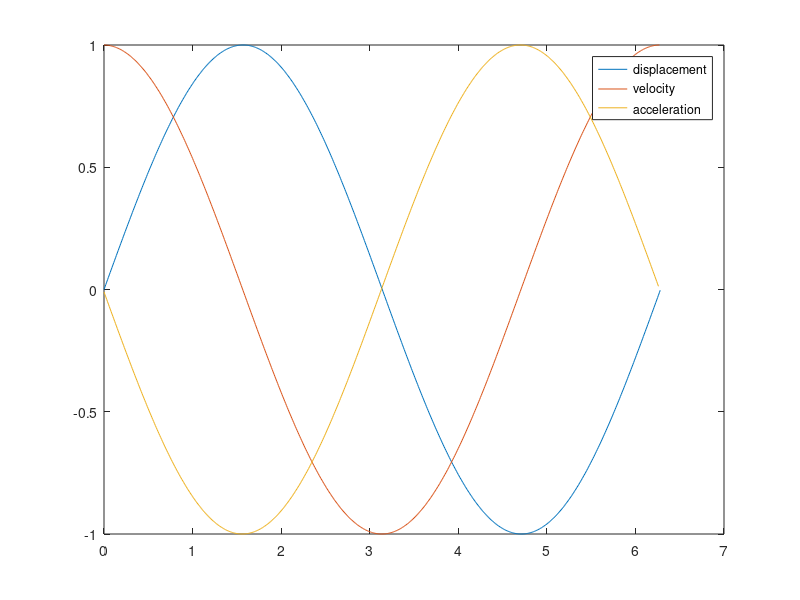

The MATLAB source for this figure:
dt = 0.01; % samp freq
x = 0:dt:(2*pi); % time
mydisplacement = sin(x); % y 
vel = diff(mydisplacement)./dt;
acc = diff(vel)./dt;
h = plot(x,mydisplacement,x(1:end-1),vel,x(1:end-2),acc);
legend('displacement','velocity','acceleration')